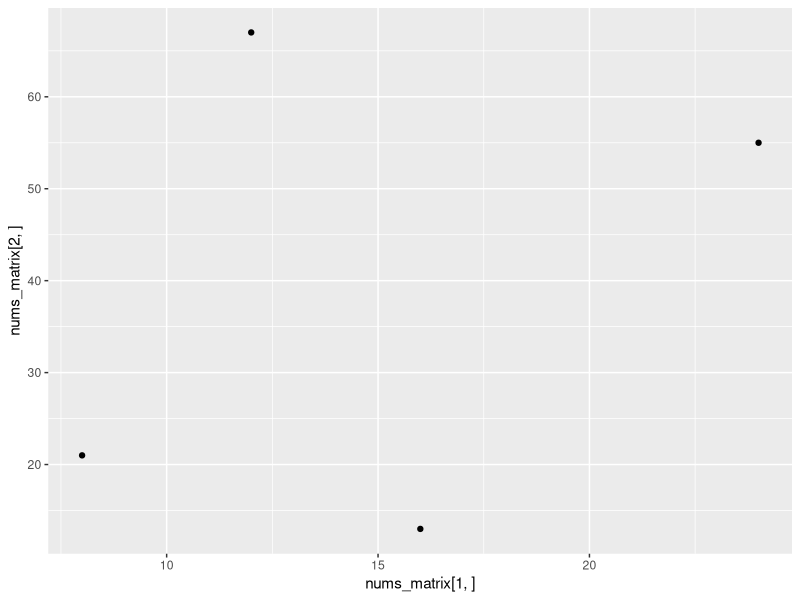

The R source for this figure:
# The code below demonstrates key lessons from DataCamp's Intermediate R.
# Keywords: relational operators, logical operators, conditionals, loops, functions, packages, apply family, utilities

# ---MISC.---

# help(function_name) - gives function info
# ?function_name - gives function info
# args(function_name) - gives function argument info

# ---RELATIONAL OPERATORS---

# Equality ==
# Inequality !=
# Greater than >, >=
# Less than <, <=

# Use conditionals to compare vector contents
nums <- c(16, 8, 24, 12)
nums > 20

# Use conditionals to compare vectors
nums2 <- c(13, 21, 55, 67)
nums >= nums2

# Use conditionals to compare matrix elements
nums_matrix <- matrix(c(nums, nums2), nrow = 2, byrow = TRUE)
nums_matrix == 12

# ---LOGICAL OPERATORS---

# And (evaluates vectors element-wise) - &
# Only examines the first element of each vector - &&
# Or (evaluates vectors element-wise) - |
# Only examines the first element of each vector - ||

# Permutations of logical operators
TRUE & TRUE
TRUE & FALSE
FALSE & FALSE
TRUE | TRUE
TRUE | FALSE
FALSE | FALSE

# Use conditionals and logical operators to compare vectors
nums > 10 | nums2 <= 20

# Combining negations with logical operators
x <- 5
y <- 7
!(!(x < 4) & !!!(y > 12))
# (equivalent to...)
!(x >= 4 & !!(y <= 12))
# (equivalent to...)
!(x >= 4 & !(y > 12))
# (equivalent to...)
!(x >= 4 & y <= 12)
# (equivalent to...)
x < 4 | y > 12

# Count the number of trues in logical_vec
nums_matrix
choice_col <- nums_matrix[,2]
logical_vec <- choice_col > 18 | choice_col < 52
sum(logical_vec)

# ---CONDITIONALS---

# General form:
# if (condition) {
#    expr1
# } else if (condition) {
#    expr2
# } else {
#    expr3
# }

# Some examples
# Simple
temp <- 90
if (temp > 70) {
  print("hot outside")
} else if (temp > 50) {
  print("medium outside")
} else {
  print("cold outside")
}
# Nested statements
temp <- 40
if (temp >= 60) {
  if (temp >= 70) {
    attire <- "definitely don't need coat"
  } else {
    attire <- "check other weather influences"
  }
} else if (temp >= 40) {
  attire <- "will need coat; type will vary"
} else {
  attire <- "will need warm coat"
}
print(attire)

# ---LOOPS---

# General form:
# while(condition) {
#    expr
# }

# Some examples
# Simple
ctr <- 2
while (ctr <= 8) {
  print(paste("ctr is set to", ctr))
  print(paste("the double of ctr is", 2 * ctr))
  ctr <- ctr + 1
}
# Combined with conditionals and break statement
while (temp < 60) {
  print(paste("It's", temp, "degrees out"))
  if (temp < 50) {
    print("Wear a coat!")
    temp <- temp + 2
  }
  else {
    if (temp >= 58) {
      break
    }
    temp <- temp + 1
  }
}

# General form:
# for (var in seq) {
#   expr
# }

# NOTE: in R, for loops maintain their own counter. Therefore, you can write...
nums <- c(2, 4, 6, 5, 3)
for (num in nums) {
  print(num)
}
# ...instead of (which is more versatile, but more difficult to write):
for (i in 1:length(nums)) {
  print(nums[i])
}

# Loop through a list
friends <- list(total = 6, names = c("Ross", "Rachel", "Chandler", "Monica", "Joey", "Phoebe"), best_show_ever = TRUE)
for (friend in friends) {
  print(friend)
}

# Loop through a matrix
row1 <- c("x", "o", "x")
row2 <- c("x", "x", "o")
row3 <- c("o", "o", "x")
tic_tac_toe <- matrix(c(row1, row2, row3), byrow = TRUE, nrow = 3)
for (i in 1:nrow(tic_tac_toe)) {
  for (j in 1:ncol(tic_tac_toe)) {
    print(paste("Row", i, "and column", j, "is", tic_tac_toe[i,j]))
  }
}
  
# Some examples
# Use next statement
names = c("Ross", "Rachel", "Chandler", "Monica", "Joey", "Phoebe")
for (name in names) {
  if (nchar(name) > 6) {
    print(name)
    print("More than 6 letters")
  }
  else if (nchar(name) > 5) {
    print(name)
    print("More than 5 letters")
  }
  else if (nchar(name) > 4) {
    print(name)
    print("More than 4 letters")
  }
  else {
    next
  }
}
# Use strsplit()
quote <- "JOEY DOESN'T SHARE FOOD!"
chars <- strsplit(quote, split = "")[[1]]
chars
count <- 0
for (char in chars)  {
  if (char == "!") {
    break
  }
  print(char)
  count <- count + 1
}
print(count)

# ---FUNCTIONS---

# NOTE: R matches function arguments by position AND by name
# NOTE: if you want to save the output of a function, assign the result to a variable
# NOTE: variables declared within a function exist only in the SCOPE of that function
# NOTE: R passes arguments by VALUE
# NOTE: if an argument is not passed and it is an optional parameter, the default value will be used

# Using built-in functions
rand_nums <- c(9, 43, 5789, 29384, NA, 394875, NA)
mean(rand_nums, na.rm = TRUE)

# Writing own functions - general form:
# my_func <- function (arg1, arg2) {
#    body
# }

# Some examples
# No arguments
greeting <- function() {
  print("hi")
}
greeting()
# One argument
square <- function (arg1) {
  arg1^2
}
square(8)
# Two arguments
pow <- function (base, power) {
  y <- base^power
  return(y)
}
pow(2, 4)

# ---PACKAGES---

# Install - install.packages("package_name")
# Load - library("package_name")
# Search for a loaded package - search()

# Use package ggplot2
# NOTE: Upon attempting to install ggplot2, I received this error message:
#       'Error: package or namespace load failed for ‘ggplot2’: object ‘enexprs’ is not exported by 'namespace:rlang' In addition: Warning message: package ‘ggplot2’ was built under R version 3.4.4'
#       This means that package rlang needs to be installed first
search()
install.packages("rlang")
library("rlang")
install.packages("ggplot2")
library("ggplot2")
search()
qplot(nums_matrix[1,], nums_matrix[2,])

# ---APPLY---

# lapply(data_structure, function) - apply the function over the entire data structure (list or vector); always returns a list; replaces a loop
ordered_letters <- c("A:1", "B:2", "C:3")
split <- strsplit(ordered_letters, split = ":")
split_low <- lapply(split, tolower)
letters <- lapply(split_low, function(x) {x[1]})
order <- lapply(split_low, function(x) {x[2]})
letters
order

# sapply(data_structure, function) - runs lapply(), then simplify() to convert the list generated to an array
ordered_letters2 <- c("A:1", "B:2", "C:3")
split2 <- strsplit(ordered_letters2, split = ":")
split_low2 <- lapply(split2, tolower)
letters2 <- sapply(split_low2, function(x) {x[1]})
order2 <- sapply(split_low2, function(x) {x[2]})
letters2
order2

# vapply(data_structure, function, vector_type(vector_length)) - must define vector type and length being returned
ordered_letters3 <- c("A:1", "B:2", "C:3")
split3 <- strsplit(ordered_letters3, split = ":")
split_low3 <- lapply(split3, tolower)
split_low3
letters3 <- vapply(split_low3, function(x) {x[1]}, character(1))
order3 <- vapply(split_low3, function(x) {x[2]}, character(1))
letters3
order3

# ---USEFUL FUNCTIONS---

# Mathematical utilities
# abs()
# sum()
# mean()
# round()

# Data utilities
# rev()
# seq()
# rep()
# sort()
# str()
# append()
# is.object_name() - check the class of an R object
# as.object_name() - convert an R object from one class to another
# unlist()
# class() - check the data type of the object

# ---REGULAR EXPRESSIONS---

# grepl(pattern = <reg_exp>, x = <string_or_vec>)
# gives a vector of logicals
# "^a" - looks for words starting with a
# "a$" - looks for words ending with a
fruits <- c("apple", "banana", "berry", "peach")
grepl(pattern = "^a", x = fruits)

# grep(pattern = <reg_exp>, x = <string_or_vec>)
# gives a vector of indices
grep(pattern = "a$", x = fruits)

# sub(pattern = <reg_exp>, replacement = <str>, x = <string_or_vec>)
# only replaces the first match in each string
sub(pattern = "a|e|i|o|u", replacement = "[WAS A VOWEL]", x = fruits)

# gsub(pattern = <reg_exp>, replacement = <str>, x = <string_or_vec>)
# replaces all matches in each string
gsub(pattern = "a|e|i|o|u", replacement = "[WAS A VOWEL]", x = fruits)

# ---TIMES AND DATES---

# Makes an object of type Date
today <- Sys.Date()
today

# Makes an object of type POSIXct
now <- Sys.time()
now

# Creating and formatting dates
# %Y - 4-digit year
# %y - 2-digit year
# %m - 2-digit month
# %d - 2-digit day
# %A - weekday
# %a - abbreviated weekday
# %B - month
# %b - abbreviated month
str1 <- "May 12, '97"
str2 <- "1998-05-12"
str3 <- "12/May/1999"
date1 <- as.Date(str1, format = "%b %d, '%y")
date2 <- as.Date(str2)
date3 <- as.Date(str3, format = "%d/%B/%Y")
format(date1, "%A")
format(date2, "%d")
format(date3, "%b %Y")

# Creating and formatting times
# %H - hours as a decimal number
# %I - hours as a decimal number
# %M - minutes as a decimal number
# %S - seconds as a decimal number
# %T - shortand for %H:%M:%S
# %p - AM/PM indicator
stra <- "May 12, '97 hours:01 minutes:01 seconds:01"
strb <- "1998-5-12 01:02:01"
timea <- as.POSIXct(stra, format = "%B %d, '%y hours:%H minutes:%M seconds:%S")
timeb <- as.POSIXct(strb)
format(timea, "%M")
format(timeb, "%I:%M %p")

# Can do arithmetic with dates and time! (some examples included below)
# Date manipulation
as.Date(date2) - as.Date(date1)
some_days <- c(date1, date2, date3)
day_diff <- diff(some_days)
mean(day_diff)
# Time manipulation
time_diff <- as.POSIXct(timeb) - as.POSIXct(timea)
sum(time_diff)
mean(time_diff)
# Combination manipulation
date_example <- as.Date(some_days, "%d-%b-%Y")
datea <- as.Date(stra, format = "%b %d, '%y")
dateb <- as.Date(strb)
strc <- "May 12, '99 hours:01 minutes:03 seconds:01"
datec <- as.Date(strc, format = "%b %d, '%y")
some_days2 <- c(datea, dateb, datec)
date_example2 <- as.Date(some_days2, "%d-%b-%Y")
max(abs(some_days - some_days2))